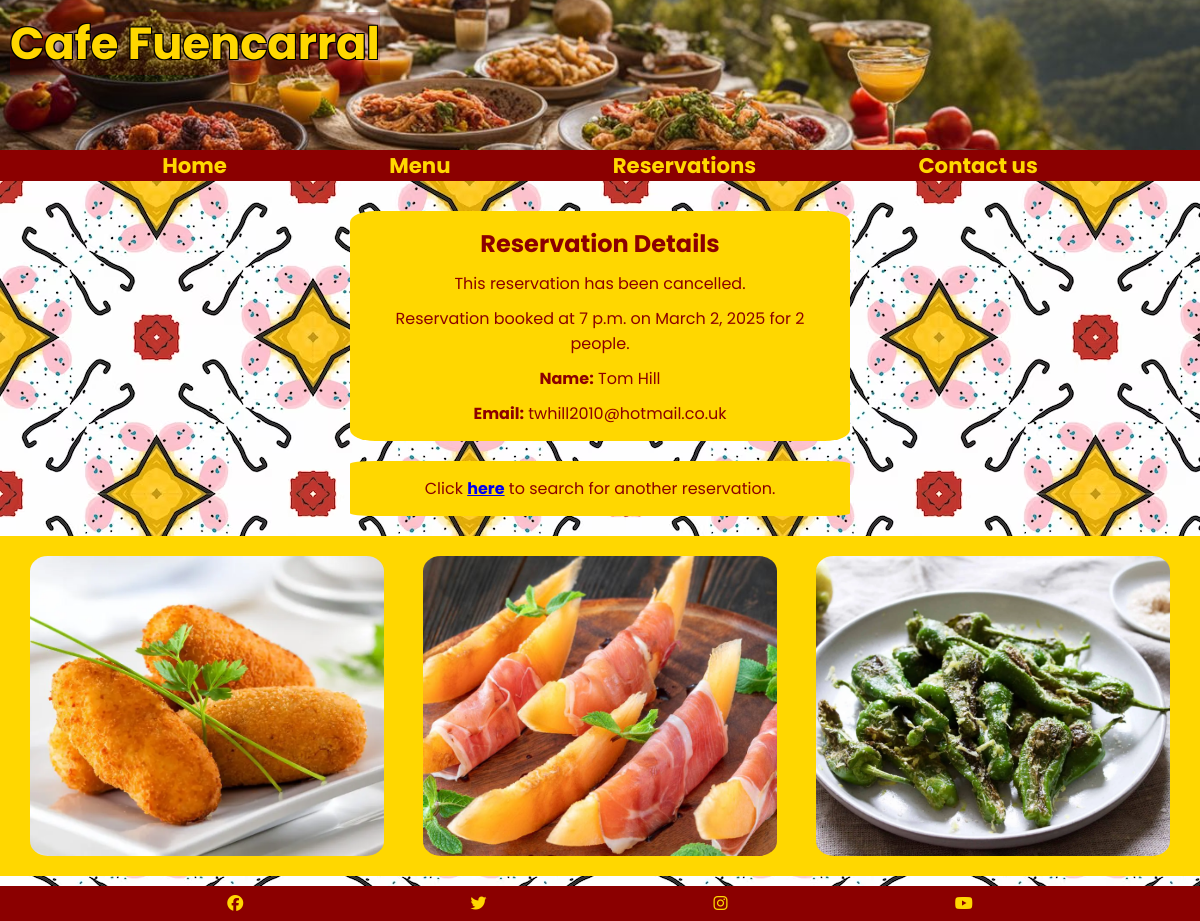
Before: /reservations/details/FUE-H8GMAP91/ (signed in) with the older database file.
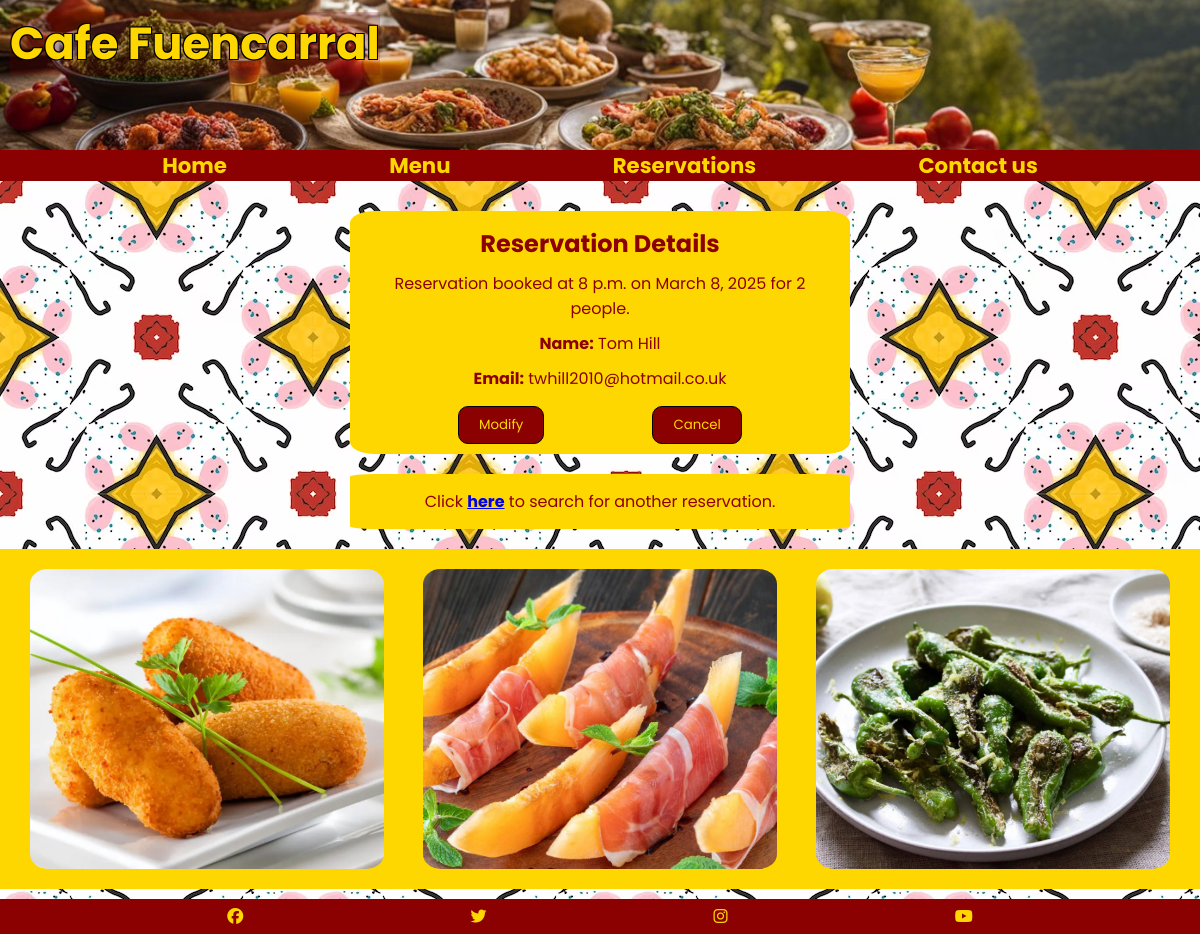
After: the same page with the newer database file.
### reservations/models.py (models this page shows, shortened)
class Reservation(models.Model):
    NUMBER_OF_PEOPLE_CHOICES = [
        (1, "1"),
        (2, "2"),
        (3, "3"),
        (4, "4"),
        (5, "5"),
        (6, "6"),
    ]
    TIME_OF_DAY_CHOICES = [
        (time(17, 0), "17:00"),
        (time(17, 30), "17:30"),
        (time(18, 0), "18:00"),
        (time(18, 30), "18:30"),
        (time(19, 0), "19:00"),
        (time(19, 30), "19:30"),
        (time(20, 0), "20:00"),
        (time(20, 30), "20:30"),
        (time(21, 0), "21:00"),
    ]
    STATUS_CHOICES = [
        ("Active", "Active"),
        ("Cancelled", "Cancelled"),
    ]
    people = models.IntegerField(choices=NUMBER_OF_PEOPLE_CHOICES)
    date = models.DateField()
    time = models.TimeField(choices=TIME_OF_DAY_CHOICES)
    first_name = models.CharField(max_length=50)
    last_name = models.CharField(max_length=100)
    email = models.EmailField(max_length=50)
    password = models.CharField(max_length=128)
    code = models.CharField(max_length=15, blank=True, null=True)
    timestamp = models.DateTimeField(null=True, blank=True)
    status = models.CharField(
        max_length=20,
        choices=STATUS_CHOICES,
        default="Active"
    )

### reservations/views.py (the view)
# urls.py: path('details/<str:code>/', views.details_view, name='details'),
def details_view(request, code):
    if not check_authentication(request, code):
        return redirect('reservations:search')
    reservation = get_object_or_404(Reservation, code=code)
    can_modify = reservation.status == "Active"
    can_cancel = reservation.status == "Active"
    return render(request, 'reservations/details.html', {
        'reservation': reservation,
        'can_modify': can_modify,
        'can_cancel': can_cancel
    })

### reservations/views.py (called while the page is built)
def check_authentication(request, code):
    if 'authenticated_reservation' not in request.session or request.session['authenticated_reservation'] != code:
        messages.error(request, "You must verify your email and password before accessing this reservation.")
        return False
    return True

### reservations/templates/reservations/details.html (shortened to what this page needs)
{% extends "base.html" %}
{% load static %}
{% block content %}
<section class="box">
    <h2>Reservation Details</h2>
    {% if not can_modify and not can_cancel %}
    <p>This reservation has been cancelled.</p>
    {% endif %}
    <p>Reservation booked at {{ reservation.time }} on {{ reservation.date }} for {{ reservation.people }}
        people.</p>
    <p><strong>Name:</strong> {{ reservation.first_name }} {{ reservation.last_name }}</p>
    <p><strong>Email:</strong> {{ reservation.email }}</p>
    <div id="buttons">
        {% if can_modify %}
        <form action="{% url 'reservations:modify' reservation.code %}" method="get">
            <button type="submit">Modify</button>
        </form>
        {% endif %}
        {% if can_cancel %}
        <form action="{% url 'reservations:cancel' reservation.code %}" method="post">
            <button type="submit">Cancel</button>
        </form>
        {% endif %}
    </div>
</section>
<section class="box">
    <p>Click <a href="{% url 'reservations:search' %}"><strong>here</strong></a> to search for another reservation.
    </p>
</section>
<section class="images">
    <div id="croquetas" class="picture"></div>
    <div id="melon" class="picture"></div>
    <div id="peppers" class="picture"></div>
</section>
{% endblock %}

### templates/base.html (shortened to what this page needs)
{% load static %}
<!DOCTYPE html>
<html lang="en">
<head>
    <link rel="stylesheet" href="{% static 'style.css' %}">
</head>
<body>
    <header>
        <section id="spanish-cuisine">
            <h1><a href="{% url 'home:home' %}">Cafe Fuencarral</a></h1>
        </section>
        <section>
            <nav>
                <ul id="navbar">
                    <li><a href="{% url 'home:home' %}">Home</a></li>
                    <li><a href="{% url 'menu:menu' %}">Menu</a></li>
                    <li><a href="{% url 'reservations:reservations' %}">Reservations</a></li>
                    <li><a href="{% url 'contactus:contactus' %}">Contact us</a></li>
                </ul>
            </nav>
        </section>
    </header>
    <main>
        {% block content %}
        {% endblock %}
    </main>
    <footer>
        <ul id="social-media">
            <li><a href="https://www.facebook.com/" target="_blank" rel="noopener"
                    aria-label="Visit our Facebook page (opens in a new tab)"><i class="fa-brands fa-facebook"></i></a>
            </li>
            <li><a href="https://x.com/" target="_blank" rel="noopener"
                    aria-label="Visit our X page (opens in a new tab)"><i class="fa-brands fa-twitter"></i></a>
            </li>
            <li><a href="https://www.instagram.com/" target="_blank" rel="noopener"
                    aria-label="Visit our Instagram page (opens in a new tab)"><i
                        class="fa-brands fa-instagram"></i></a></li>
            <li><a href="https://www.youtube.com/" target="_blank" rel="noopener"
                    aria-label="Visit our Youtube page (opens in a new tab)"><i class="fa-brands fa-youtube"></i></a>
            </li>
        </ul>
    </footer>
</body>
</html>

### static/style.css (style rules this page uses)
* { margin: 0; padding: 0; font-family: 'Poppins'; }
main { background: url("images/background-image.avif"); color: darkred; padding-top: 10px; padding-bottom: 10px; }
.picture { width: 80%; height: 150px; margin: 10px auto; border-radius: 5%; }
h1 { padding: 10px; font-size: 200%; }
#navbar { list-style: none; display: flex; justify-content: space-evenly; width: 100%; font-size: 95%; font-weight: bold; background-color: darkred; }
header a { text-decoration: none; color: gold; background-color: rgb(139, 0, 0, 0.2); }
#spanish-cuisine { position: relative; background: url("images/spanish-cuisine.jpg") no-repeat center center/cover; height: 150px; color: gold; text-shadow: -1px -1px 0 black, 1px -1px 0 black, -1px 1px 0 black, 1px 1px 0 black; }
.box { background-color: gold; padding: 10px; border-radius: 5%; text-align: center; width: 80%; margin: 20px auto; }
h2, p { padding: 5px; }
.images { background-color: gold; padding: 10px; }
button { background-color: darkred; color: gold; border-style: solid; border-width: thin; border-radius: 10px; border-color: black; padding: 8px 20px; margin: 0; text-align: center; width: auto; display: inline-block; margin-top: 10px; }
#buttons { display: flex; justify-content: space-evenly; align-items: center; gap: 10px; }
#buttons form { margin: 0; }
#croquetas { background: url("images/croquetas-de-jamon-serrano.webp") no-repeat center center/cover; }
#melon { background: url("images/melon-con-jamon.jpg") no-repeat center center/cover; }
#peppers { background: url("images/padron-peppers.webp") no-repeat center center/cover; }
footer { background-color: darkred; }
#social-media { list-style: none; display: flex; justify-content: space-evenly; width: 100%; padding-top: 5px; padding-bottom: 5px; }
footer a { color: gold; }
@media screen and (min-width: 768px) { header a { font-size: 140%; } }
@media screen and (min-width: 768px) { .box { width: 40%; margin: 20px auto; } }
@media screen and (min-width: 768px) { .images { display: flex; justify-content: space-between; } }
@media screen and (min-width: 768px) { .picture { height: 200px; width: 30%; } }
@media screen and (min-width: 1024px) { .picture { height: 300px; } }

Changed rows visible on the page:
changed Reservation "Tom": time "7 p.m." → "8 p.m."; date "March 2, 2025" → "March 8, 2025"
Other visible differences:
text no longer shown: "This reservation has been cancelled."
text now shown: "Modify Cancel"
